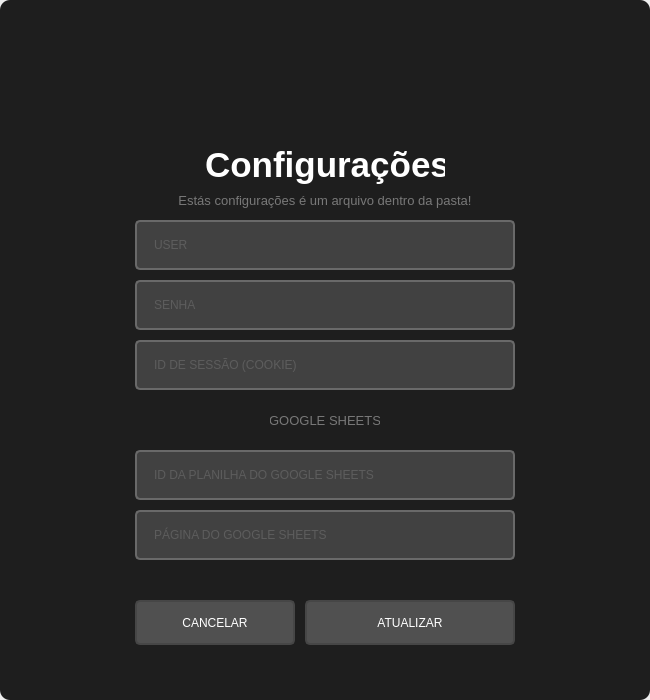
<?xml version="1.0" encoding="UTF-8"?>
<ui version="4.0">
 <class>ConfiguracoesWindow</class>
 <widget class="QMainWindow" name="ConfiguracoesWindow">
  <property name="geometry">
   <rect>
    <x>0</x>
    <y>0</y>
    <width>650</width>
    <height>700</height>
   </rect>
  </property>
  <property name="minimumSize">
   <size>
    <width>650</width>
    <height>700</height>
   </size>
  </property>
  <property name="maximumSize">
   <size>
    <width>650</width>
    <height>700</height>
   </size>
  </property>
  <property name="windowTitle">
   <string>Configurações</string>
  </property>
  <property name="windowIcon">
   <iconset resource="images/file_rc_rc.qrc">
    <normaloff>:/icone/icon.ico</normaloff>:/icone/icon.ico</iconset>
  </property>
  <widget class="QWidget" name="centralwidget">
   <layout class="QVBoxLayout" name="verticalLayout">
    <property name="spacing">
     <number>0</number>
    </property>
    <property name="leftMargin">
     <number>0</number>
    </property>
    <property name="topMargin">
     <number>0</number>
    </property>
    <property name="rightMargin">
     <number>0</number>
    </property>
    <property name="bottomMargin">
     <number>0</number>
    </property>
    <item>
     <widget class="QFrame" name="body">
      <property name="styleSheet">
       <string notr="true"/>
      </property>
      <property name="frameShape">
       <enum>QFrame::NoFrame</enum>
      </property>
      <property name="frameShadow">
       <enum>QFrame::Raised</enum>
      </property>
      <layout class="QHBoxLayout" name="horizontalLayout_4">
       <property name="spacing">
        <number>0</number>
       </property>
       <property name="leftMargin">
        <number>0</number>
       </property>
       <property name="topMargin">
        <number>0</number>
       </property>
       <property name="rightMargin">
        <number>0</number>
       </property>
       <property name="bottomMargin">
        <number>0</number>
       </property>
       <item>
        <widget class="QFrame" name="conteudo">
         <property name="maximumSize">
          <size>
           <width>650</width>
           <height>700</height>
          </size>
         </property>
         <property name="styleSheet">
          <string notr="true">QFrame{
	background-color: rgb(30,30,30);
	border-radius: 10px;
}</string>
         </property>
         <property name="frameShape">
          <enum>QFrame::NoFrame</enum>
         </property>
         <property name="frameShadow">
          <enum>QFrame::Raised</enum>
         </property>
         <widget class="QFrame" name="logo_2">
          <property name="geometry">
           <rect>
            <x>183</x>
            <y>40</y>
            <width>283</width>
            <height>89</height>
           </rect>
          </property>
          <property name="minimumSize">
           <size>
            <width>283</width>
            <height>89</height>
           </size>
          </property>
          <property name="maximumSize">
           <size>
            <width>283</width>
            <height>89</height>
           </size>
          </property>
          <property name="styleSheet">
           <string notr="true">background-image: url(:/logo/logo.png);
backroung-repeat: no-repeat;
background-position: center;
border-radius: 6px;</string>
          </property>
          <property name="frameShape">
           <enum>QFrame::StyledPanel</enum>
          </property>
          <property name="frameShadow">
           <enum>QFrame::Raised</enum>
          </property>
         </widget>
         <widget class="QLineEdit" name="input_user">
          <property name="geometry">
           <rect>
            <x>135</x>
            <y>220</y>
            <width>380</width>
            <height>50</height>
           </rect>
          </property>
          <property name="minimumSize">
           <size>
            <width>380</width>
            <height>50</height>
           </size>
          </property>
          <property name="maximumSize">
           <size>
            <width>380</width>
            <height>50</height>
           </size>
          </property>
          <property name="font">
           <font>
            <family>Segoe UI</family>
            <pointsize>9</pointsize>
            <weight>50</weight>
            <bold>false</bold>
           </font>
          </property>
          <property name="styleSheet">
           <string notr="true">QLineEdit{
	border: 2px solid rgb(105,105,105);
	border-radius: 5px;
	padding: 15px;
	background-color: rgb(65,65,65);
	color: rgb(120,120,120)
}
QLineEdit:hover{
	border: 2px solid rgb(85,85,85);
}
QLineEdit:focus{
	border: 2px solid rgb(0, 255, 252);
	color: rgb(200,200,200);
}</string>
          </property>
          <property name="text">
           <string/>
          </property>
          <property name="maxLength">
           <number>32</number>
          </property>
          <property name="echoMode">
           <enum>QLineEdit::Normal</enum>
          </property>
          <property name="placeholderText">
           <string>USER</string>
          </property>
         </widget>
         <widget class="QPushButton" name="btn_atualizar">
          <property name="geometry">
           <rect>
            <x>305</x>
            <y>600</y>
            <width>210</width>
            <height>45</height>
           </rect>
          </property>
          <property name="maximumSize">
           <size>
            <width>280</width>
            <height>50</height>
           </size>
          </property>
          <property name="font">
           <font>
            <family>Segoe UI</family>
            <pointsize>9</pointsize>
            <weight>50</weight>
            <bold>false</bold>
           </font>
          </property>
          <property name="styleSheet">
           <string notr="true">QPushButton{
	background-color:  rgb(80,80,80);
	border: 2px solid rgb(70,70,70);
	border-radius: 5px;
	color: rgb(255,255,255);
}
QPushButton:hover{
	border: 2px solid rgb(100,100,100);
}
QPushButton:pressed{
	background-color: rgb(27, 107, 106);
	border: 2px solid rgb(0, 255, 252);
}</string>
          </property>
          <property name="text">
           <string>ATUALIZAR</string>
          </property>
         </widget>
         <widget class="QLabel" name="lb_description">
          <property name="geometry">
           <rect>
            <x>170</x>
            <y>190</y>
            <width>310</width>
            <height>20</height>
           </rect>
          </property>
          <property name="font">
           <font>
            <family>Segoe UI</family>
            <pointsize>10</pointsize>
            <italic>false</italic>
           </font>
          </property>
          <property name="layoutDirection">
           <enum>Qt::LeftToRight</enum>
          </property>
          <property name="styleSheet">
           <string notr="true">color :rgb(120,120,120)</string>
          </property>
          <property name="text">
           <string>Estás configurações é um arquivo dentro da pasta!</string>
          </property>
          <property name="alignment">
           <set>Qt::AlignCenter</set>
          </property>
         </widget>
         <widget class="QLabel" name="lb_configs">
          <property name="geometry">
           <rect>
            <x>205</x>
            <y>140</y>
            <width>240</width>
            <height>50</height>
           </rect>
          </property>
          <property name="font">
           <font>
            <family>Segoe UI</family>
            <pointsize>26</pointsize>
            <weight>75</weight>
            <bold>true</bold>
           </font>
          </property>
          <property name="styleSheet">
           <string notr="true">color: rgb(255, 255, 255);</string>
          </property>
          <property name="text">
           <string>Configurações</string>
          </property>
         </widget>
         <widget class="QPushButton" name="btn_cancelar">
          <property name="geometry">
           <rect>
            <x>135</x>
            <y>600</y>
            <width>160</width>
            <height>45</height>
           </rect>
          </property>
          <property name="maximumSize">
           <size>
            <width>280</width>
            <height>50</height>
           </size>
          </property>
          <property name="font">
           <font>
            <family>Segoe UI</family>
            <pointsize>9</pointsize>
            <weight>50</weight>
            <bold>false</bold>
           </font>
          </property>
          <property name="styleSheet">
           <string notr="true">QPushButton{
	background-color:  rgb(80,80,80);
	border: 2px solid rgb(70,70,70);
	border-radius: 5px;
	color: rgb(255,255,255);
}
QPushButton:hover{
	border: 2px solid rgb(100,100,100);
}
QPushButton:pressed{
	background-color: rgb(27, 107, 106);
	border: 2px solid rgb(0, 255, 252);
}</string>
          </property>
          <property name="text">
           <string>CANCELAR</string>
          </property>
         </widget>
         <widget class="QLineEdit" name="input_password">
          <property name="geometry">
           <rect>
            <x>135</x>
            <y>280</y>
            <width>380</width>
            <height>50</height>
           </rect>
          </property>
          <property name="minimumSize">
           <size>
            <width>380</width>
            <height>50</height>
           </size>
          </property>
          <property name="maximumSize">
           <size>
            <width>380</width>
            <height>50</height>
           </size>
          </property>
          <property name="font">
           <font>
            <family>Segoe UI</family>
            <pointsize>9</pointsize>
            <weight>50</weight>
            <bold>false</bold>
           </font>
          </property>
          <property name="styleSheet">
           <string notr="true">QLineEdit{
	border: 2px solid rgb(105,105,105);
	border-radius: 5px;
	padding: 15px;
	background-color: rgb(65,65,65);
	color: rgb(120,120,120)
}
QLineEdit:hover{
	border: 2px solid rgb(85,85,85);
}
QLineEdit:focus{
	border: 2px solid rgb(0, 255, 252);
	color: rgb(200,200,200);
}</string>
          </property>
          <property name="text">
           <string/>
          </property>
          <property name="maxLength">
           <number>32</number>
          </property>
          <property name="echoMode">
           <enum>QLineEdit::Password</enum>
          </property>
          <property name="placeholderText">
           <string>SENHA</string>
          </property>
         </widget>
         <widget class="QLineEdit" name="input_sheetid">
          <property name="geometry">
           <rect>
            <x>135</x>
            <y>450</y>
            <width>380</width>
            <height>50</height>
           </rect>
          </property>
          <property name="minimumSize">
           <size>
            <width>380</width>
            <height>50</height>
           </size>
          </property>
          <property name="maximumSize">
           <size>
            <width>380</width>
            <height>50</height>
           </size>
          </property>
          <property name="font">
           <font>
            <family>Segoe UI</family>
            <pointsize>9</pointsize>
            <weight>50</weight>
            <bold>false</bold>
           </font>
          </property>
          <property name="styleSheet">
           <string notr="true">QLineEdit{
	border: 2px solid rgb(105,105,105);
	border-radius: 5px;
	padding: 15px;
	background-color: rgb(65,65,65);
	color: rgb(120,120,120)
}
QLineEdit:hover{
	border: 2px solid rgb(85,85,85);
}
QLineEdit:focus{
	border: 2px solid rgb(0, 255, 252);
	color: rgb(200,200,200);
}</string>
          </property>
          <property name="text">
           <string/>
          </property>
          <property name="maxLength">
           <number>32</number>
          </property>
          <property name="echoMode">
           <enum>QLineEdit::Normal</enum>
          </property>
          <property name="placeholderText">
           <string>ID DA PLANILHA DO GOOGLE SHEETS</string>
          </property>
         </widget>
         <widget class="QLineEdit" name="input_aba_sheets">
          <property name="geometry">
           <rect>
            <x>135</x>
            <y>510</y>
            <width>380</width>
            <height>50</height>
           </rect>
          </property>
          <property name="minimumSize">
           <size>
            <width>380</width>
            <height>50</height>
           </size>
          </property>
          <property name="maximumSize">
           <size>
            <width>380</width>
            <height>50</height>
           </size>
          </property>
          <property name="font">
           <font>
            <family>Segoe UI</family>
            <pointsize>9</pointsize>
            <weight>50</weight>
            <bold>false</bold>
           </font>
          </property>
          <property name="styleSheet">
           <string notr="true">QLineEdit{
	border: 2px solid rgb(105,105,105);
	border-radius: 5px;
	padding: 15px;
	background-color: rgb(65,65,65);
	color: rgb(120,120,120)
}
QLineEdit:hover{
	border: 2px solid rgb(85,85,85);
}
QLineEdit:focus{
	border: 2px solid rgb(0, 255, 252);
	color: rgb(200,200,200);
}</string>
          </property>
          <property name="text">
           <string/>
          </property>
          <property name="maxLength">
           <number>32</number>
          </property>
          <property name="echoMode">
           <enum>QLineEdit::Normal</enum>
          </property>
          <property name="placeholderText">
           <string>PÁGINA DO GOOGLE SHEETS</string>
          </property>
         </widget>
         <widget class="QLabel" name="lb_google_sheets">
          <property name="geometry">
           <rect>
            <x>270</x>
            <y>410</y>
            <width>110</width>
            <height>20</height>
           </rect>
          </property>
          <property name="font">
           <font>
            <family>Segoe UI</family>
            <pointsize>10</pointsize>
            <italic>false</italic>
           </font>
          </property>
          <property name="layoutDirection">
           <enum>Qt::LeftToRight</enum>
          </property>
          <property name="styleSheet">
           <string notr="true">color :rgb(120,120,120)</string>
          </property>
          <property name="text">
           <string>GOOGLE SHEETS</string>
          </property>
          <property name="alignment">
           <set>Qt::AlignCenter</set>
          </property>
         </widget>
         <widget class="QLineEdit" name="input_sessionid">
          <property name="geometry">
           <rect>
            <x>135</x>
            <y>340</y>
            <width>380</width>
            <height>50</height>
           </rect>
          </property>
          <property name="minimumSize">
           <size>
            <width>380</width>
            <height>50</height>
           </size>
          </property>
          <property name="maximumSize">
           <size>
            <width>380</width>
            <height>50</height>
           </size>
          </property>
          <property name="font">
           <font>
            <family>Segoe UI</family>
            <pointsize>9</pointsize>
            <weight>50</weight>
            <bold>false</bold>
           </font>
          </property>
          <property name="styleSheet">
           <string notr="true">QLineEdit{
	border: 2px solid rgb(105,105,105);
	border-radius: 5px;
	padding: 15px;
	background-color: rgb(65,65,65);
	color: rgb(120,120,120)
}
QLineEdit:hover{
	border: 2px solid rgb(85,85,85);
}
QLineEdit:focus{
	border: 2px solid rgb(0, 255, 252);
	color: rgb(200,200,200);
}</string>
          </property>
          <property name="text">
           <string/>
          </property>
          <property name="maxLength">
           <number>32</number>
          </property>
          <property name="echoMode">
           <enum>QLineEdit::Normal</enum>
          </property>
          <property name="placeholderText">
           <string>ID DE SESSÃO (COOKIE)</string>
          </property>
         </widget>
        </widget>
       </item>
      </layout>
     </widget>
    </item>
   </layout>
  </widget>
 </widget>
 <resources>
  <include location="images/file_rc_rc.qrc"/>
 </resources>
 <connections/>
</ui>
